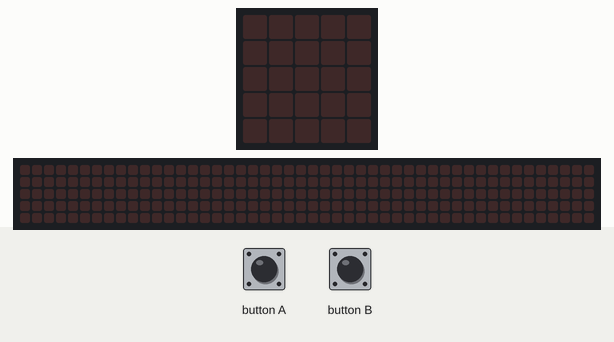
Bench run of a program on a simulated BBC micro:bit (MakeCode). Parts: the board's 5×5 LED display, a strip that is not on the board, showing the scrolling text unrolled. The test bench sets the inputs (shaded band). The 48×5 strip is a reading aid, not a part: it shows the text the display is scrolling, unrolled, one strip-width of it at a time.

Above: at 1.2 s.
1.3 s: button B pressed for 0.15 s
At 1.6 s:
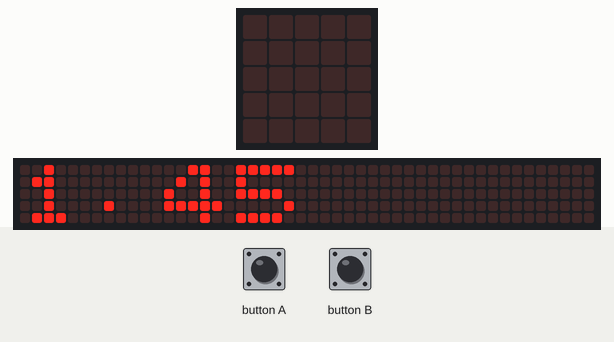
4.3 s: button B pressed for 0.15 s
At 9.41 s:
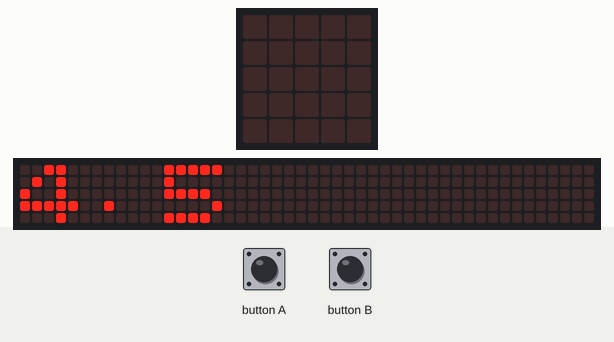
Timing chart, 0 to 10.9 s (numbered marks = the images above; inputs shaded):
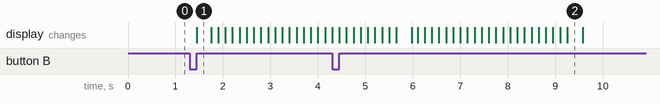

Measured:
- after the input at 1.3 s, the display: changes after 0.15 s (image 1)

The program:

main.ts
```typescript
let start = 0
input.onButtonPressed(Button.A, function () {
    start = input.runningTime()
})
input.onButtonPressed(Button.B, function () {
    start = input.runningTime() - start
    basic.showNumber(start / 1000)
})
basic.forever(function () {

})
```

test.ts
```typescript
// les tests vont ici ; cela ne sera pas compilé si ce paquet est utilisé en tant qu'extension.
```
